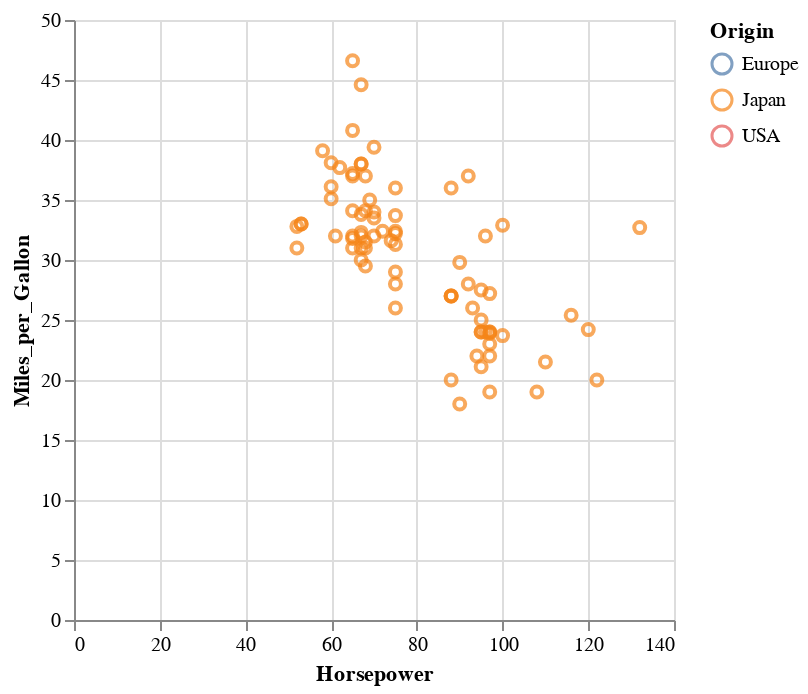

Notebook code cell kept with this figure:
### Markdown cell above
### Point selections
Vega-Altair supports two selection parameter types: *Point selections* and *interval selections*. Let's look at point selections first. A point selection represents a predicate of the form `{Column} == {value}`. In the case of the cars dataset, one such example would `Origin == "Japan"`.  A point selection is constructed using the `alt.selection_point` function.

Here is a basic example of configuring a selection parameter with a fixed predicate (equivalent to `Origin == "Japan"`), and then using the selection to filter the chart's underlying data.

### Code cell
selection = alt.selection_point(
    fields=['Origin'],
    value="Japan",
)

alt.Chart(cars).transform_filter(
    selection
).mark_point().encode(
    x='Horsepower:Q',
    y='Miles_per_Gallon:Q',
    color=alt.Color('Origin:N').scale(domain=['Europe', 'Japan', 'USA']),
).add_params(
    selection
)

### Figure 1 — Vega-Lite specification as saved in the notebook (floating-point values rounded to 4 significant figures; data arrays with more than 128 entries replaced by an {"elided": "..."} marker saying what was removed)
{"config": {"view": {"continuousWidth": 300, "continuousHeight": 300}}, "data": {"name": "data-583e73726c1545c56c203344161a975c"}, "mark": {"type": "point"}, "encoding": {"color": {"field": "Origin", "scale": {"domain": ["Europe", "Japan", "USA"]}, "type": "nominal"}, "x": {"field": "Horsepower", "type": "quantitative"}, "y": {"field": "Miles_per_Gallon", "type": "quantitative"}}, "params": [{"name": "param_5", "select": {"type": "point", "fields": ["Origin"]}, "value": "Japan"}], "transform": [{"filter": {"param": "param_5"}}], "$schema": "https://vega.github.io/schema/vega-lite/v5.17.0.json", "datasets": {"data-583e73726c1545c56c203344161a975c": {"elided": "406 records"}}}
